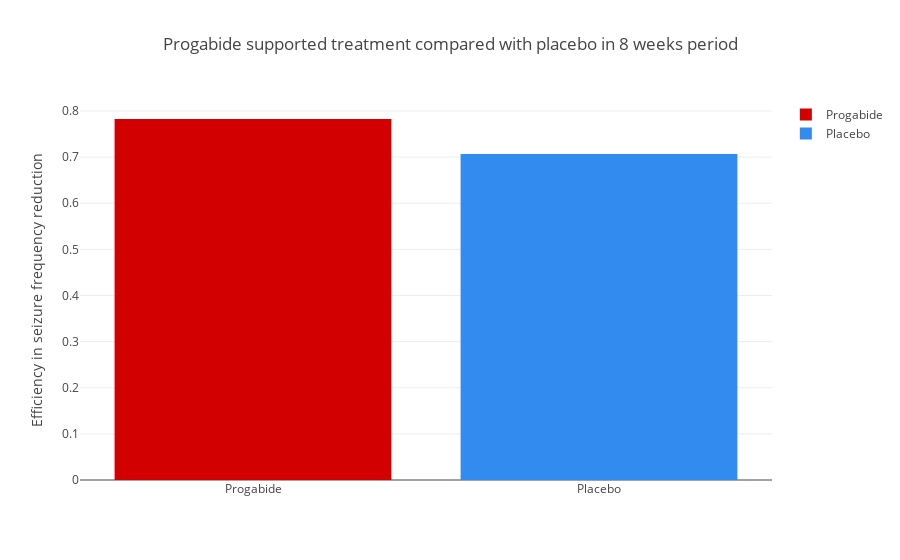

This figure's notebook cell:
### Code cell
trace3 = go.Bar(
    x = ["Progabide"],
    y = [progabide_data_mean], 
    name='Progabide',
    marker=dict(
    color= 'rgb(rgb(210, 0, 0))', 
    )

)
trace4 = go.Bar(
    x = ["Placebo"],
    y = [placebo_data_mean], 
    name='Placebo',
    marker=dict(
    color= 'rgb(50, 140, 240)', 
    )
)
data = [trace3, trace4]

layout = go.Layout( 
    title = "Progabide supported treatment compared with placebo in 8 weeks period",
    yaxis=dict(
    title="Efficiency in seizure frequency reduction"),
    width = [2, 2]
)
fig = dict (data=data, layout=layout)
iplot(fig)

### Figure 1 — Plotly figure (JSON) as saved in the notebook; plotly's stock layout.template omitted (floating-point values rounded to 4 significant figures)
{"data": [{"marker": {"color": "rgb(rgb(210, 0, 0))"}, "name": "Progabide", "type": "bar", "x": ["Progabide"], "y": [0.7826]}, {"marker": {"color": "rgb(50, 140, 240)"}, "name": "Placebo", "type": "bar", "x": ["Placebo"], "y": [0.7069]}], "layout": {"title": "Progabide supported treatment compared with placebo in 8 weeks period", "width": [2, 2], "yaxis": {"title": "Efficiency in seizure frequency reduction"}}}
